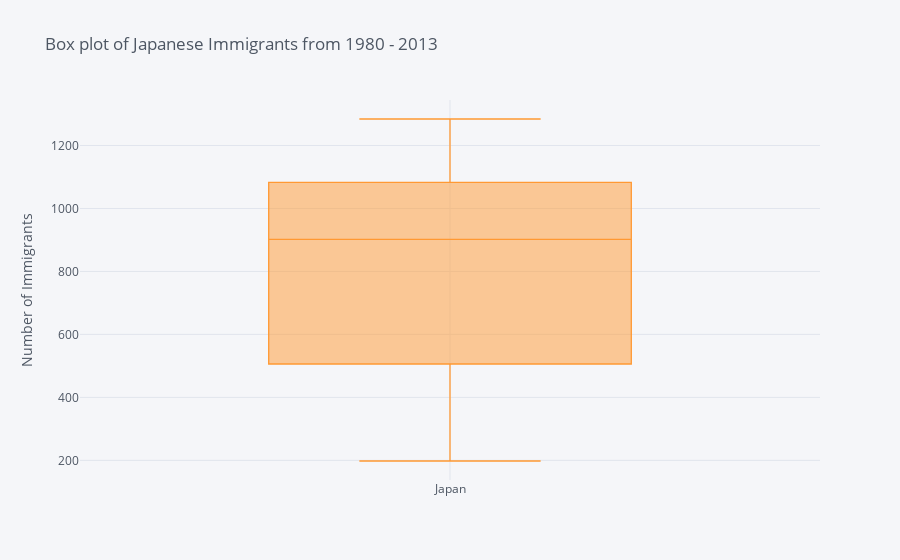

The cell this chart's notebook holds for it:
### Markdown cell above
# using plotly and cufflinks

### Code cell
# Create the box plot
box_plot = df_japan.iplot(kind='box', 
                          title='Box plot of Japanese Immigrants from 1980 - 2013', 
                          yTitle='Number of Immigrants', 
                          asFigure=True)

# Show the plot
box_plot.show()

### Figure 1 — Plotly figure (JSON) as saved in the notebook; plotly's stock layout.template omitted (floating-point values rounded to 4 significant figures)
{"data": [{"boxpoints": false, "line": {"width": 1.3}, "marker": {"color": "rgba(255, 153, 51, 1.0)"}, "name": "Japan", "orientation": "v", "type": "box", "y": [701, 756, 598, 309, 246, 198, 248, 422, 324, 494, 379, 506, 605, 907, 956, 826, 994, 924, 897, 1083, 1010, 1092, 806, 817, 973, 1067, 1212, 1250, 1284, 1194, 1168, 1265, 1214, 982]}], "layout": {"legend": {"bgcolor": "#F5F6F9", "font": {"color": "#4D5663"}}, "paper_bgcolor": "#F5F6F9", "plot_bgcolor": "#F5F6F9", "title": {"font": {"color": "#4D5663"}, "text": "Box plot of Japanese Immigrants from 1980 - 2013"}, "xaxis": {"gridcolor": "#E1E5ED", "showgrid": true, "tickfont": {"color": "#4D5663"}, "title": {"font": {"color": "#4D5663"}, "text": ""}, "zerolinecolor": "#E1E5ED"}, "yaxis": {"gridcolor": "#E1E5ED", "showgrid": true, "tickfont": {"color": "#4D5663"}, "title": {"font": {"color": "#4D5663"}, "text": "Number of Immigrants"}, "zerolinecolor": "#E1E5ED"}}}
